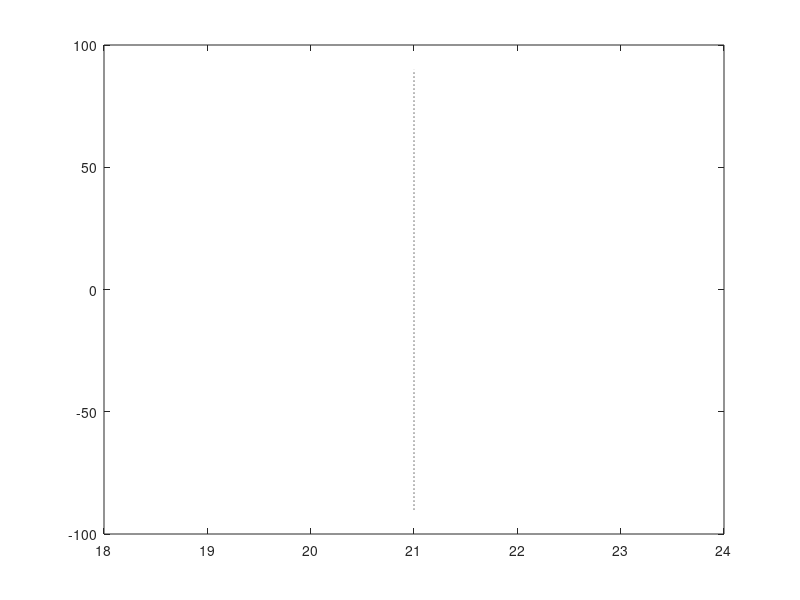

Reproduce this figure in MATLAB.
function dibujar_referencias()
% DIBUJAR_REFERENCIAS Dibuja líneas de referencia celestes

  % Eclíptica
  ecliptica_ra = 0:0.1:24;
  ecliptica_dec = 23.44 * sin(deg2rad(ecliptica_ra * 15));
  plot(ecliptica_ra, ecliptica_dec, 'g-', 'linewidth', 1, ...
       'displayname', 'Eclíptica');
  
  % Ecuador celeste
  plot([0 24], [0 0], 'k-', 'linewidth', 1, 'displayname', 'Ecuador');
  
  % Líneas de declinación cada 30°
  for dec = [-60, -30, 30, 60]
    plot([0 24], [dec dec], 'k:', 'linewidth', 0.5, ...
         'handlevisibility', 'off');
  endfor
  
  % Líneas de ascensión recta cada 3 horas
  for ra = [3, 6, 9, 12, 15, 18, 21]
    plot([ra ra], [-90 90], 'k:', 'linewidth', 0.5, ...
         'handlevisibility', 'off');
  endfor
endfunction
